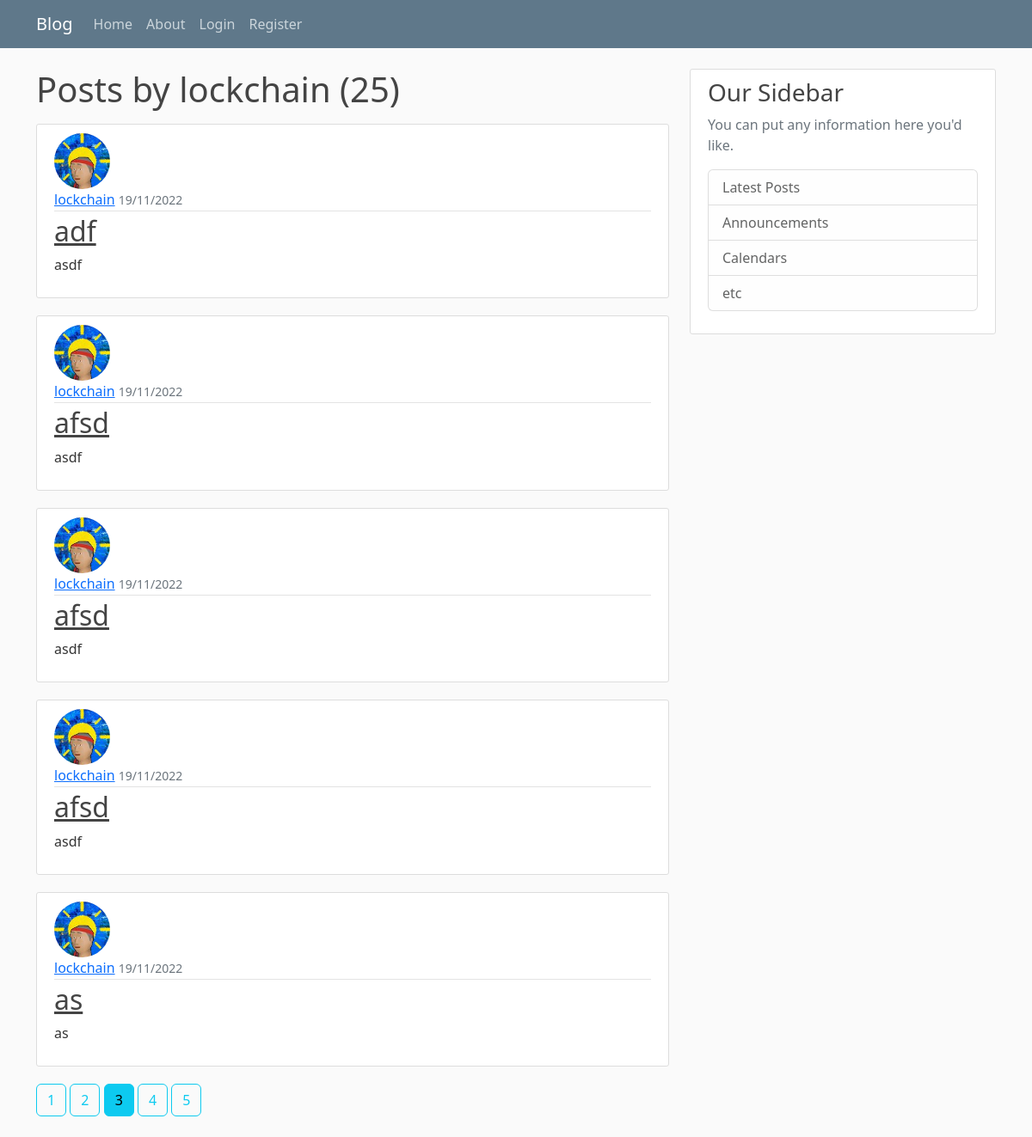
The page /user/lockchain?page=3 on the database its author committed.
### webapp/db_models.py (models this page shows, shortened)
class User(db.Model, UserMixin):
    id = db.Column(db.Integer, primary_key=True)
    username = db.Column(db.String(20), unique=True, nullable=False)
    email = db.Column(db.String(120), unique=True, nullable=False)
    image_file = db.Column(db.String(20), nullable=False, default='default_user.svg')
    password = db.Column(db.String(60), nullable=False)
    posts = db.relationship('Post', backref='author', lazy=True)

class Post(db.Model):
    id = db.Column(db.Integer, primary_key=True)
    title = db.Column(db.String(100), nullable=False)
    date_posted = db.Column(db.DateTime, nullable=False, default=datetime.datetime.utcnow)
    content = db.Column(db.Text, nullable=False)
    user_id = db.Column(db.Integer, db.ForeignKey('user.id'), nullable=False)

### webapp/users/routes.py (the view)
@users.route("/user/<string:username>")
def user_post(username):
    page = request.args.get('page', 1, type=int)
    user = User.query.filter_by(username=username).first_or_404()
    posts = Post.query.filter_by(author=user).order_by(Post.date_posted.desc()).paginate(page=page, per_page=5)
    return render_template('user_post.html', posts=posts, user=user)

### webapp/templates/user_post.html (shortened to what this page needs)
{% extends 'base.html' %}
{% block content %}
    <h1 class="mb-3">Posts by {{ user.username }} ({{ posts.total }})</h1>
    {% for post in posts.items %}
    <article class="media content-section">
        <img src="{{ url_for('static', filename='images/' + post.author.image_file) }}" class="rounded-circle article-img">
      <div class="media-body">
        <div class="article-metadata">
          <a class="mr-2" href="{{ url_for('users.user_post', username=post.author.username) }}">{{ post.author.username }}</a>
          <small class="text-muted">{{ post.date_posted.strftime("%d/%m/%Y") }}</small>
        </div>
        <h2><a class="article-title" href="{{ url_for('posts.post', post_id=post.id) }}">{{ post.title }}</a></h2>
        <p class="article-content">{{ post.content }}</p>
      </div>
    </article>
 {% endfor %}
    {% for page_num in posts.iter_pages(left_edge=2, right_edge=2, left_current=1, right_current=2) %}
    {% if page_num %}
    {% if posts.page == page_num %}
        <a class="btn btn-info mb-4" href="{{ url_for('users.user_post',username=user.username, page=page_num) }}">{{ page_num }}</a>
    {% else %}
        <a class="btn btn-outline-info mb-4" href="{{ url_for('users.user_post',username=user.username, page=page_num) }}">{{ page_num }}</a>
    {% endif %}
    {% else %}
        ...
    {% endif %}
    {% endfor %}
{% endblock %}

### webapp/static/main.css (style rules this page uses)
body { background: #fafafa; color: #333333; margin-top: 5rem; }
h1, h2, h3, h4, h5, h6 { color: #444444; }
.content-section { background: #ffffff; padding: 10px 20px; border: 1px solid #dddddd; border-radius: 3px; margin-bottom: 20px; }
.article-title { color: #444444; }
.article-content { white-space: pre-line; }
.article-img { height: 65px; width: 65px; margin-right: 16px; }
.article-metadata { padding-bottom: 1px; margin-bottom: 4px; border-bottom: 1px solid #e3e3e3 }

### rows shown on the page
User: username "lockchain"
Post: image_file (picture), author.username "lockchain", date_posted "19/11/2022", title "adf", content "asdf"
Post: image_file (picture), author.username "lockchain", date_posted "19/11/2022", title "afsd", content "asdf"
Post: image_file (picture), author.username "lockchain", date_posted "19/11/2022", title "afsd", content "asdf"
Post: image_file (picture), author.username "lockchain", date_posted "19/11/2022", title "afsd", content "asdf"
Post: image_file (picture), author.username "lockchain", date_posted "19/11/2022", title "as", content "as"

### other values the page prints
{{ posts.total }} "25"
{{ page_num }} "1" "2" "4" "5"
{{ page_num }} "3"
